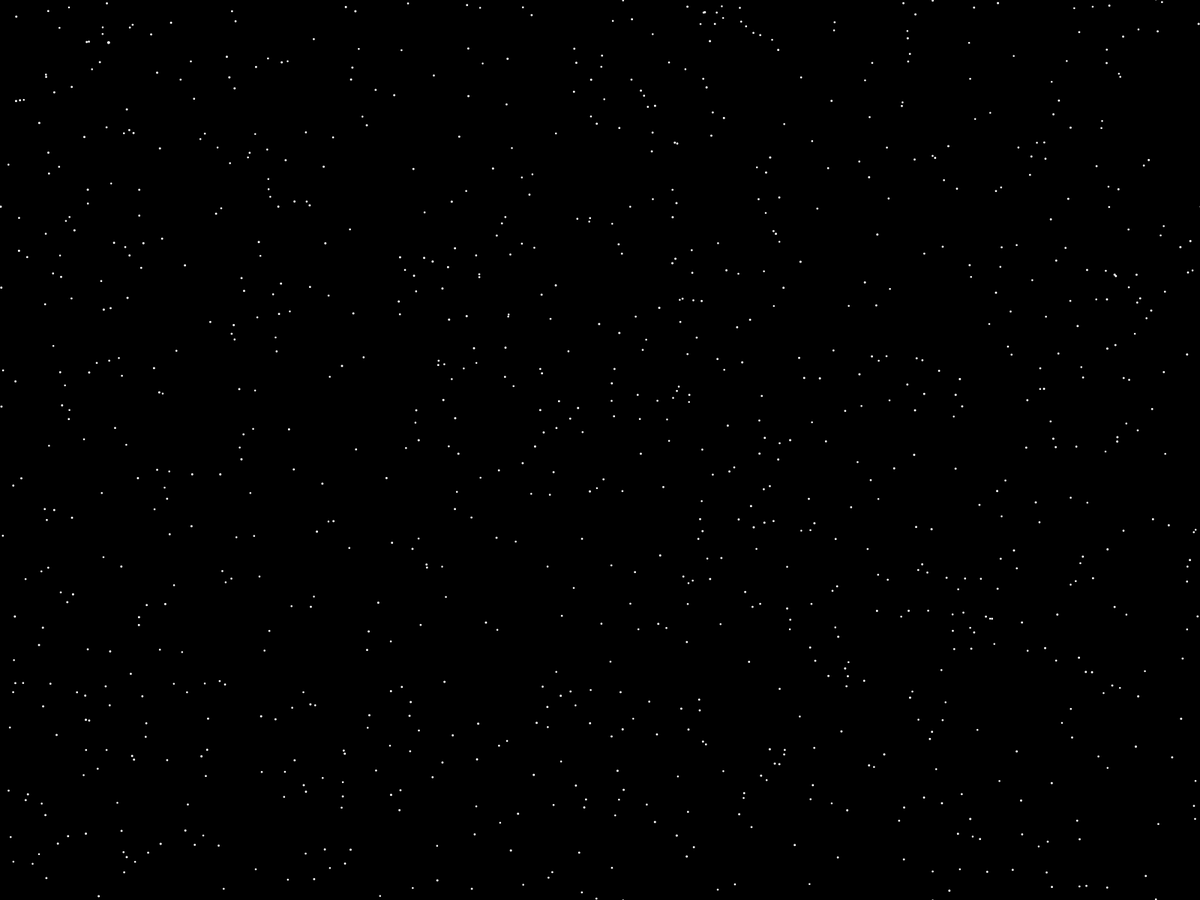
Frame 1 (no input)
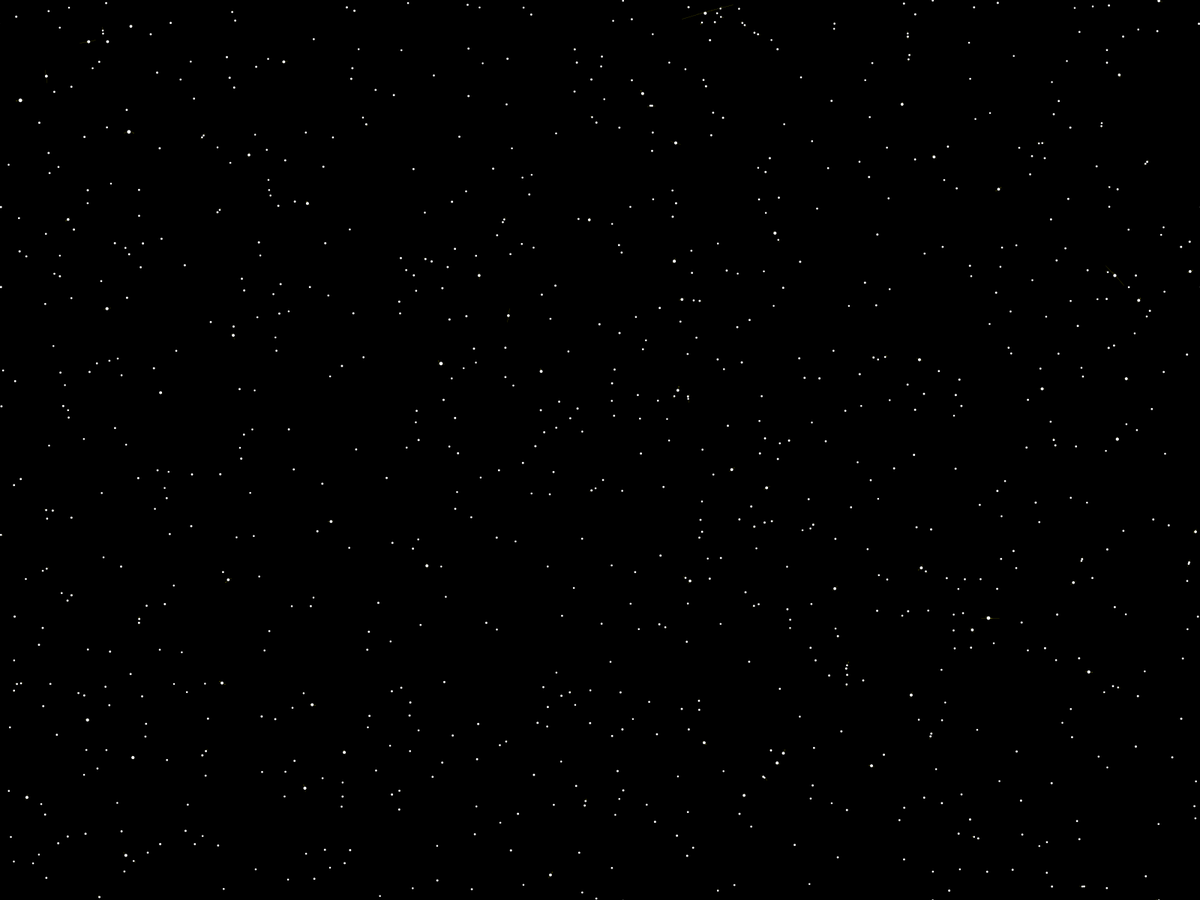
Frame 60 (the mouse pressed at the canvas centre just before this capture)
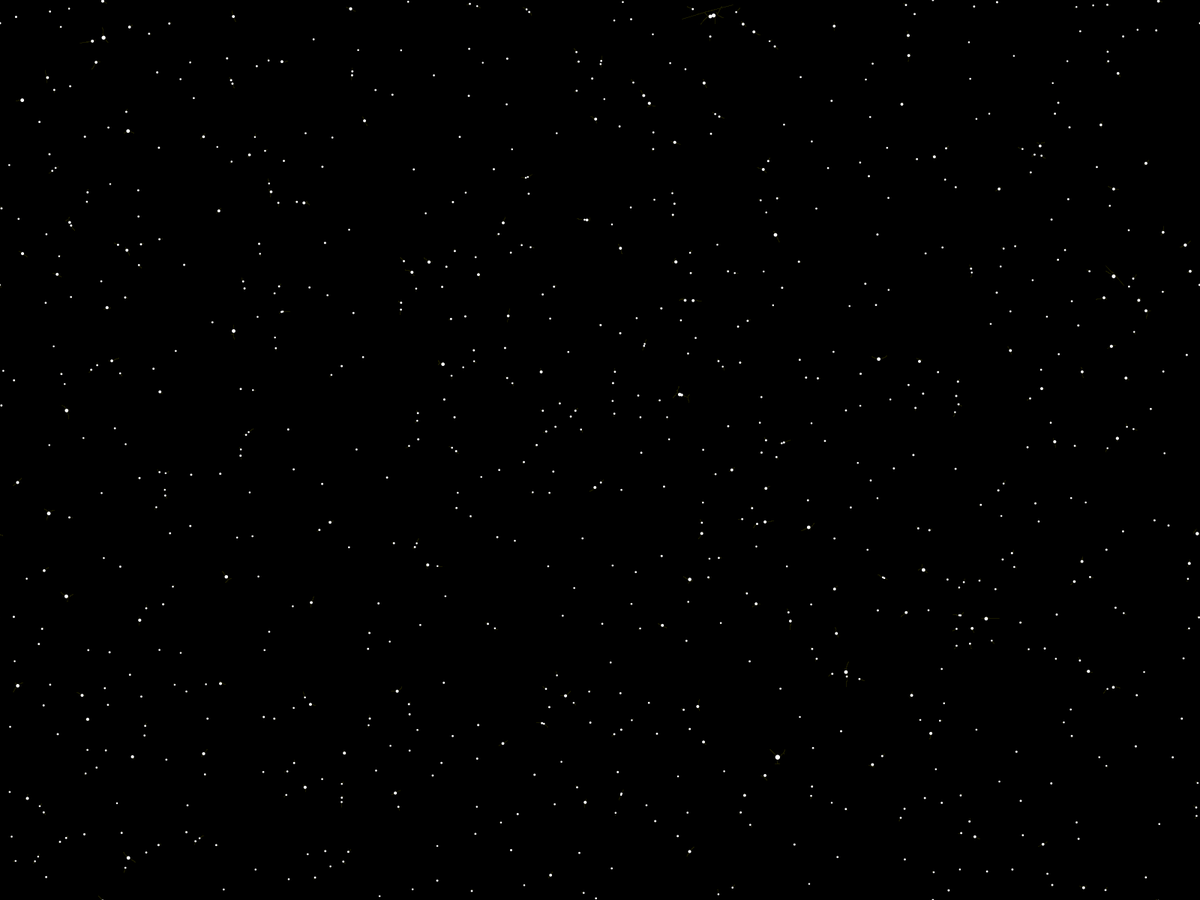
Frame 120 (the mouse held since frame 60 and released just before this capture)

The Processing sketch that drew these frames (run headless with seeded random() and noise(); from frame 60 on, the mouse is pressed at the canvas centre):

// Processing sketch: Gravity
// ── Gravity.pde
//more than 1k and the VM can't handle it
int bodyCount = 1000;

int mode;
Body[] bodies;
int t, dt;
boolean drawLines, showTrail, drawStars;
PGraphics map;

void setup() {
  //initilise screen
  //size(1600, 900);
  fullScreen(2);
  noCursor();

  map = createGraphics(width, height);
  map.beginDraw();
  map.background(0);
  map.stroke(0, 255, 0);
  map.strokeWeight(0);
  map.endDraw();

  bodies = new Body[bodyCount];
  for (int i=0; i<bodyCount; i++) {
    bodies[i] = new Body(width, height);
  }

  t = 0;

  drawLines = false;
  showTrail = true;
  drawStars = true;
}

void draw() {
  //calculate clock;
  dt = millis()-t;
  t += dt;


  //clear the screen
  background(0);

  //draw trail
  if (showTrail) {
    image(map, 0, 0);
  }

  //calculate next positions
  //draw & move all bodies
  for (int i=0; i<bodyCount; i++) {
    bodies[i].updateHeading(bodies);
    if(drawStars)
      bodies[i].draw();
  }    

  map.beginDraw();
  map.noStroke();
  map.fill(0, 0, 0, 5);
  map.rect(0, 0, width, height);
  map.stroke(255, 255, 0);

  for (int i=0; i<bodyCount; i++) {
    if (drawLines && bodies[i].mass>0) {

      strokeWeight(0);
      //gravity vector
      PVector end = bodies[i].gravity.copy().mult(50).add(bodies[i].position);
      stroke(255, 0, 0);
      line(bodies[i].position.x, bodies[i].position.y, end.x, end.y);

      PVector v = bodies[i].velocity.copy().mult(50);
      end = PVector.add(v, bodies[i].position);
      if (v.mag()>(bodies[i].mass*PI*scale)/2) {
        stroke(255);
        line(bodies[i].position.x, bodies[i].position.y, end.x, end.y);
        v.normalize().mult(bodies[i].mass*PI*scale).div(2);
      }
      end = PVector.add(v, bodies[i].position);
      stroke(0);
      line(bodies[i].position.x, bodies[i].position.y, end.x, end.y);
    }

    bodies[i].drawTrail(dt, map);
    bodies[i].move(dt);
  }
  map.endDraw();
}

void keyPressed() {
  switch(key) {
  case ' ':
    drawLines = !drawLines;
    break;
  case 't':
    showTrail = !showTrail;
    break;
  case 's':
    drawStars = !drawStars;
    break;
  default:
    println("No acton for key '"+key+"'");
  }
}

PVector ToroidalDist(PVector from, PVector to) {
  PVector result = PVector.sub(to, from);
  if (abs(result.x) > width/2) {
    if (result.x>0)
      result.x -= width;
    else 
    result.x += width;
  }
  if (abs(result.y) > height/2) {
    if (result.y>0)
      result.y -= height;
    else 
    result.y += height;
  }
  return result;
}

void ToroidalCircle(float x, float y,float r) {
  circle(x-width, y-height, r);
  circle(x,       y-height, r);
  circle(x+width, y-height, r);
  circle(x-width, y,        r);
  circle(x,       y,        r);
  circle(x+width, y,        r);
  circle(x-width, y+height, r);
  circle(x,       y+height, r);
  circle(x+width, y+height, r);
}

// ── Body.pde
float scale  = .25;

class Body {
  PVector
    position, 
    velocity, 
    gravity;
  float mass,
        sqrtMass;

  Body(int maxX, int maxY) {
    position = new PVector(random(maxX), random(maxY));
    mass = random(10, 15);
    sqrtMass = sqrt(mass);
    velocity = new PVector();
    gravity = new PVector();
  }

  void updateHeading(Body[] bodies) {
    if (mass==0)return;

    PVector com = new PVector();

    for (int i=0; i<bodies.length; i++) {
      if (bodies[i]==this) continue;
      if (bodies[i].mass==0) continue;

      PVector dist = ToroidalDist(position, bodies[i].position);
      if (dist.magSq()<((sqrtMass+bodies[i].sqrtMass)*(PI*scale/2))) {
        velocity = PVector.add(
          velocity.mult(mass), 
          bodies[i].velocity.mult(bodies[i].mass)
          ).div(mass+bodies[i].mass);
        mass += bodies[i].mass;
        sqrtMass = sqrt(mass);
        bodies[i].mass = 0;
        position.add(bodies[i].position).div(2);
      } else {
        PVector f = dist.normalize(null).mult((1/dist.magSq())*bodies[i].mass);
        com = com.add(f);
      }
    }

    gravity = com;
  }

  void draw() {
    if (mass==0)return;

    fill(255);
    noStroke();
    ToroidalCircle(position.x, position.y, PI*sqrtMass*scale);
  }

  void drawTrail(int dt, PGraphics map) {
    if (mass==0)return;

    PVector v = PVector.add(velocity, PVector.mult(gravity, dt/100));
    PVector e = PVector.add(position, v);

    map.line(position.x, position.y, e.x, e.y);
  }

  void move(int dt) {
    if (mass==0)return;

    velocity.add(gravity.div(dt));
    position.add(velocity);

    if (position.x<0)position.x += width;
    if (position.x>width)position.x -= width;
    if (position.y<0)position.y += height;
    if (position.y>height)position.y -= height;
  }
}
